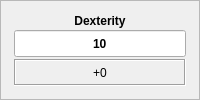
                <widget class="QFrame" name="frameDexterity">
                 <property name="frameShape">
                  <enum>QFrame::StyledPanel</enum>
                 </property>
                 <property name="frameShadow">
                  <enum>QFrame::Raised</enum>
                 </property>
                 <layout class="QGridLayout" name="gridLayout_7">
                  <property name="leftMargin">
                   <number>0</number>
                  </property>
                  <property name="topMargin">
                   <number>0</number>
                  </property>
                  <property name="rightMargin">
                   <number>0</number>
                  </property>
                  <property name="bottomMargin">
                   <number>0</number>
                  </property>
                  <property name="spacing">
                   <number>0</number>
                  </property>
                  <item row="0" column="0">
                   <widget class="QLabel" name="lblFrameStrengthTopLeft_2">
                    <property name="sizePolicy">
                     <sizepolicy hsizetype="Fixed" vsizetype="Fixed">
                      <horstretch>0</horstretch>
                      <verstretch>0</verstretch>
                     </sizepolicy>
                    </property>
                    <property name="minimumSize">
                     <size>
                      <width>11</width>
                      <height>11</height>
                     </size>
                    </property>
                    <property name="maximumSize">
                     <size>
                      <width>11</width>
                      <height>11</height>
                     </size>
                    </property>
                    <property name="text">
                     <string/>
                    </property>
                    <property name="pixmap">
                     <pixmap resource="resources.qrc">:/img/data/character_stat_topleft.png</pixmap>
                    </property>
                    <property name="scaledContents">
                     <bool>true</bool>
                    </property>
                   </widget>
                  </item>
                  <item row="2" column="0">
                   <widget class="QLabel" name="lblFrameStrengthBottomLeft_2">
                    <property name="sizePolicy">
                     <sizepolicy hsizetype="Fixed" vsizetype="Fixed">
                      <horstretch>0</horstretch>
                      <verstretch>0</verstretch>
                     </sizepolicy>
                    </property>
                    <property name="minimumSize">
                     <size>
                      <width>11</width>
                      <height>11</height>
                     </size>
                    </property>
                    <property name="maximumSize">
                     <size>
                      <width>11</width>
                      <height>11</height>
                     </size>
                    </property>
                    <property name="pixmap">
                     <pixmap resource="resources.qrc">:/img/data/character_stat_bottomleft.png</pixmap>
                    </property>
                    <property name="scaledContents">
                     <bool>true</bool>
                    </property>
                   </widget>
                  </item>
                  <item row="2" column="2">
                   <widget class="QLabel" name="lblFrameStrengthBottomRight_2">
                    <property name="sizePolicy">
                     <sizepolicy hsizetype="Fixed" vsizetype="Fixed">
                      <horstretch>0</horstretch>
                      <verstretch>0</verstretch>
                     </sizepolicy>
                    </property>
                    <property name="minimumSize">
                     <size>
                      <width>11</width>
                      <height>11</height>
                     </size>
                    </property>
                    <property name="maximumSize">
                     <size>
                      <width>11</width>
                      <height>11</height>
                     </size>
                    </property>
                    <property name="pixmap">
                     <pixmap resource="resources.qrc">:/img/data/character_stat_bottomright.png</pixmap>
                    </property>
                    <property name="scaledContents">
                     <bool>true</bool>
                    </property>
                   </widget>
                  </item>
                  <item row="1" column="1">
                   <widget class="QFrame" name="frameDexterityContents">
                    <layout class="QVBoxLayout" name="verticalLayout_34" stretch="1,2,2">
                     <property name="spacing">
                      <number>2</number>
                     </property>
                     <property name="leftMargin">
                      <number>2</number>
                     </property>
                     <property name="topMargin">
                      <number>2</number>
                     </property>
                     <property name="rightMargin">
                      <number>2</number>
                     </property>
                     <property name="bottomMargin">
                      <number>2</number>
                     </property>
                     <item>
                      <widget class="QLabel" name="label_5">
                       <property name="font">
                        <font>
                         <bold>true</bold>
                        </font>
                       </property>
                       <property name="text">
                        <string>Dexterity</string>
                       </property>
                       <property name="alignment">
                        <set>Qt::AlignCenter</set>
                       </property>
                      </widget>
                     </item>
                     <item>
                      <widget class="QLineEdit" name="edtDex">
                       <property name="sizePolicy">
                        <sizepolicy hsizetype="Preferred" vsizetype="Preferred">
                         <horstretch>0</horstretch>
                         <verstretch>0</verstretch>
                        </sizepolicy>
                       </property>
                       <property name="font">
                        <font>
                         <bold>true</bold>
                        </font>
                       </property>
                       <property name="text">
                        <string>10</string>
                       </property>
                       <property name="alignment">
                        <set>Qt::AlignCenter</set>
                       </property>
                      </widget>
                     </item>
                     <item>
                      <widget class="QLabel" name="lblDexMod">
                       <property name="autoFillBackground">
                        <bool>false</bool>
                       </property>
                       <property name="frameShape">
                        <enum>QFrame::Box</enum>
                       </property>
                       <property name="frameShadow">
                        <enum>QFrame::Sunken</enum>
                       </property>
                       <property name="text">
                        <string>+0</string>
                       </property>
                       <property name="alignment">
                        <set>Qt::AlignCenter</set>
                       </property>
                      </widget>
                     </item>
                    </layout>
                   </widget>
                  </item>
                  <item row="1" column="2">
                   <widget class="QLabel" name="lblFrameStrengthRight_2">
                    <property name="sizePolicy">
                     <sizepolicy hsizetype="Fixed" vsizetype="Ignored">
                      <horstretch>0</horstretch>
                      <verstretch>0</verstretch>
                     </sizepolicy>
                    </property>
                    <property name="minimumSize">
                     <size>
                      <width>11</width>
                      <height>0</height>
                     </size>
                    </property>
                    <property name="maximumSize">
                     <size>
                      <width>11</width>
                      <height>16777215</height>
                     </size>
                    </property>
                    <property name="pixmap">
                     <pixmap resource="resources.qrc">:/img/data/character_stat_right.png</pixmap>
                    </property>
                    <property name="scaledContents">
                     <bool>true</bool>
                    </property>
                   </widget>
                  </item>
                  <item row="0" column="2">
                   <widget class="QLabel" name="lblFrameStrengthTopRight_2">
                    <property name="sizePolicy">
                     <sizepolicy hsizetype="Fixed" vsizetype="Fixed">
                      <horstretch>0</horstretch>
                      <verstretch>0</verstretch>
                     </sizepolicy>
                    </property>
                    <property name="minimumSize">
                     <size>
                      <width>11</width>
                      <height>11</height>
                     </size>
                    </property>
                    <property name="maximumSize">
                     <size>
                      <width>11</width>
                      <height>11</height>
                     </size>
                    </property>
                    <property name="text">
                     <string/>
                    </property>
                    <property name="pixmap">
                     <pixmap resource="resources.qrc">:/img/data/character_stat_topright.png</pixmap>
                    </property>
                    <property name="scaledContents">
                     <bool>true</bool>
                    </property>
                   </widget>
                  </item>
                  <item row="1" column="0">
                   <widget class="QLabel" name="lblFrameStrengthLeft_2">
                    <property name="sizePolicy">
                     <sizepolicy hsizetype="Fixed" vsizetype="Ignored">
                      <horstretch>0</horstretch>
                      <verstretch>0</verstretch>
                     </sizepolicy>
                    </property>
                    <property name="minimumSize">
                     <size>
                      <width>10</width>
                      <height>0</height>
                     </size>
                    </property>
                    <property name="maximumSize">
                     <size>
                      <width>10</width>
                      <height>16777215</height>
                     </size>
                    </property>
                    <property name="pixmap">
                     <pixmap resource="resources.qrc">:/img/data/character_stat_left.png</pixmap>
                    </property>
                    <property name="scaledContents">
                     <bool>true</bool>
                    </property>
                   </widget>
                  </item>
                  <item row="2" column="1">
                   <widget class="QLabel" name="lblFrameStrengthBottom_2">
                    <property name="sizePolicy">
                     <sizepolicy hsizetype="Ignored" vsizetype="Ignored">
                      <horstretch>0</horstretch>
                      <verstretch>0</verstretch>
                     </sizepolicy>
                    </property>
                    <property name="minimumSize">
                     <size>
                      <width>0</width>
                      <height>11</height>
                     </size>
                    </property>
                    <property name="maximumSize">
                     <size>
                      <width>16777215</width>
                      <height>11</height>
                     </size>
                    </property>
                    <property name="pixmap">
                     <pixmap resource="resources.qrc">:/img/data/character_stat_bottom.png</pixmap>
                    </property>
                    <property name="scaledContents">
                     <bool>true</bool>
                    </property>
                   </widget>
                  </item>
                  <item row="0" column="1">
                   <widget class="QLabel" name="lblFrameStrengthTop_2">
                    <property name="sizePolicy">
                     <sizepolicy hsizetype="Ignored" vsizetype="Fixed">
                      <horstretch>0</horstretch>
                      <verstretch>0</verstretch>
                     </sizepolicy>
                    </property>
                    <property name="minimumSize">
                     <size>
                      <width>0</width>
                      <height>11</height>
                     </size>
                    </property>
                    <property name="maximumSize">
                     <size>
                      <width>16777215</width>
                      <height>11</height>
                     </size>
                    </property>
                    <property name="pixmap">
                     <pixmap resource="resources.qrc">:/img/data/character_stat_top.png</pixmap>
                    </property>
                    <property name="scaledContents">
                     <bool>true</bool>
                    </property>
                   </widget>
                  </item>
                 </layout>
                </widget>
